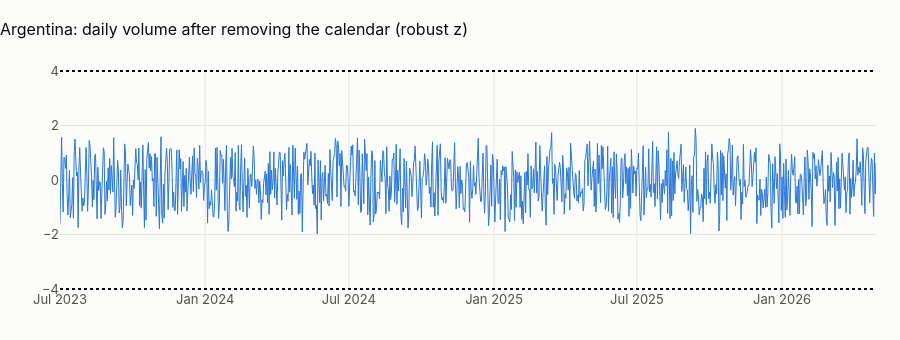

Write notebook code for a chart like this one.
### Markdown cell above
## 1 · Abnormal days
Daily transaction counts (local date) are modelled as in notebook 04 (weekday, holiday, long weekend, payday window,
month end, trend; OLS on log counts). A day is abnormal when its residual is more than 4 robust standard deviations
(1.4826 × MAD) from zero: robust, because the abnormal days themselves must not inflate the yardstick.

### Code cell
daily = pl.q("""
    select t.local_date, count(*) as n_tx, sum(t.amount_usd) as usd, any_value(k.iso_weekday) as iso_weekday,
           any_value(k.is_holiday::int) as is_holiday, any_value(k.is_long_weekend::int) as is_long_weekend,
           any_value((coalesce(k.days_since_payday, 99) <= 2)::int) as payday_window,
           any_value(k.is_month_end::int) as is_month_end, any_value(k.holiday_name) as holiday_name
    from main.tx_local t join main.calendar_local k using (local_date) group by 1 order by 1""")
daily["local_date"] = pd.to_datetime(daily.local_date)
daily = daily[(daily.local_date >= "2023-07-01") & (daily.local_date < "2026-05-01")].copy()
daily["log_n"] = np.log(daily.n_tx)
daily["t"] = (daily.local_date - daily.local_date.min()).dt.days / 365.25
m = smf.ols(
    "log_n ~ C(iso_weekday) + is_holiday + is_long_weekend + payday_window + is_month_end + t",
    data=daily,
).fit()
daily["resid"] = m.resid
mad = 1.4826 * np.median(np.abs(daily.resid - daily.resid.median()))
daily["z"] = (daily.resid - daily.resid.median()) / mad
out = daily[daily.z.abs() > 4]
fig = go.Figure()
fig.add_trace(
    go.Scatter(
        x=daily.local_date,
        y=daily.z,
        mode="lines",
        name="robust z of the residual",
        line=dict(width=1),
    )
)
fig.add_trace(
    go.Scatter(x=out.local_date, y=out.z, mode="markers", name="|z| > 4", marker=dict(size=8))
)
fig.add_hline(y=4, line_dash="dot")
fig.add_hline(y=-4, line_dash="dot")
fig.update_layout(
    title=f"{CTRY.name}: daily volume after removing the calendar (robust z)",
    height=340,
    xaxis_title=None,
)
fig.show()
show(
    out[["local_date", "n_tx", "iso_weekday", "holiday_name"]].assign(z=out.z.round(2)),
    paging=False,
)
display(
    Markdown(
        f"**{len(out)} abnormal days in {len(daily):,}** (a normal distribution would give about "
        f"{len(daily) * 6.3e-5:.2f} beyond 4σ). "
        + (
            "None: once weekdays are removed, daily volume is pure noise around a flat level, another sign of a generator "
            "with no shocks (no outages, no payroll days, no Hot Sale or Buen Fin)."
            if not len(out)
            else "Inspect them: a real day like this is an outage, a campaign or a data delivery problem."
        )
    )
)

### Figure 1 — Plotly figure (JSON) as saved in the notebook; plotly's stock layout.template omitted (floating-point values rounded to 4 significant figures; data arrays with more than 128 entries replaced by an {"elided": "..."} marker saying what was removed)
{"data": [{"line": {"width": 1}, "mode": "lines", "name": "robust z of the residual", "type": "scatter", "x": {"elided": "1035 str values"}, "y": {"elided": "1035 float values"}}, {"marker": {"size": 8}, "mode": "markers", "name": "|z| > 4", "type": "scatter", "x": [], "y": []}], "layout": {"height": 340, "shapes": [{"line": {"dash": "dot"}, "type": "line", "x0": 0, "x1": 1, "xref": "x domain", "y0": 4, "y1": 4, "yref": "y"}, {"line": {"dash": "dot"}, "type": "line", "x0": 0, "x1": 1, "xref": "x domain", "y0": -4, "y1": -4, "yref": "y"}], "title": {"text": "Argentina: daily volume after removing the calendar (robust z)"}, "xaxis": {"title": {}}}}
